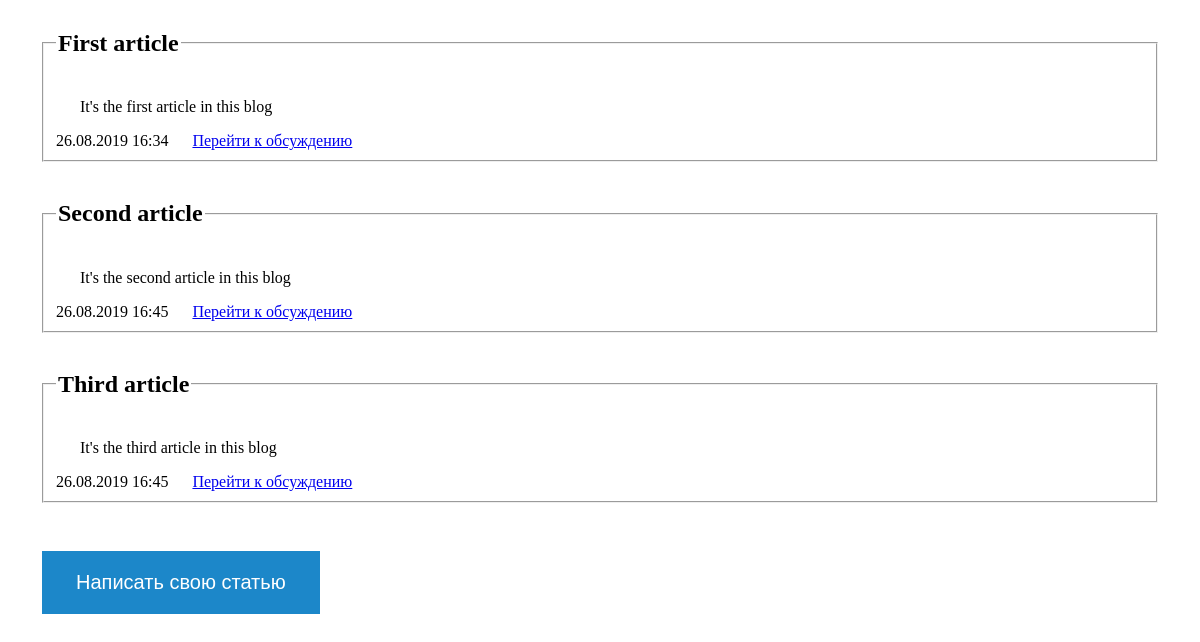
Before: / with the older database file.
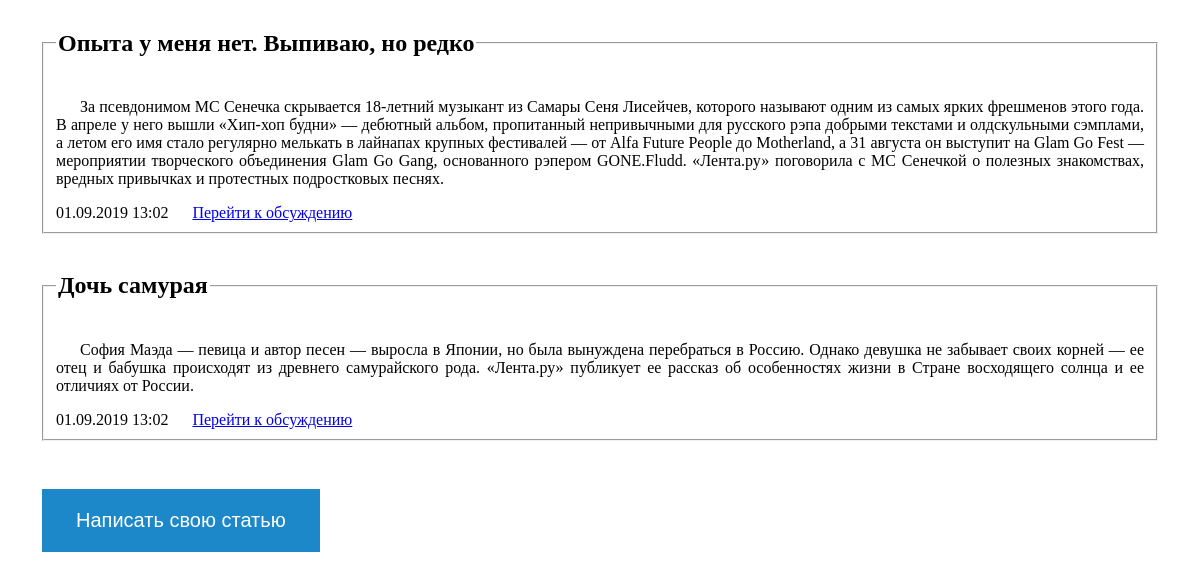
After: the same page with the newer database file.
### models.py (models this page shows)
class Article(db.Model):
	id = db.Column(db.Integer, primary_key = True, autoincrement = True)
	title = db.Column(db.String(100), unique = True, nullable = False)
	body = db.Column(db.String(3000), nullable = False)
	datetime = db.Column(db.DateTime, default = datetime.datetime.now())
	is_visible = db.Column(db.Integer, default=1, nullable=False)

### app.py (the view)
@app.route('/', methods=['GET'])
def output():
	from models import Article, Comment
	from forms import ArticleForm, CommentForm
	articles = Article.query.all()
	comments = Comment.query.all()
	return render_template('all_articles.html', articles=articles)

### templates/all_articles.html
{% extends 'base.html' %}
{% block content %}
<form>
	{% for article in articles %}
		<fieldset>
  			<legend><h2>{{article.title}}</h2></legend>
  			<p align="justify">{{article.body}}</p>
  			{{article.datetime.strftime("%d.%m.%Y %H:%M")}}
  			<a href="http://127.0.0.1:5000/article/{{article.id}}" class="card-link">Перейти к обсуждению</a>
  		</fieldset>
  		<br>
  	{% endfor %}
</form>
<button onclick="window.location.href = 'http://127.0.0.1:5000/create_article/';">Написать свою статью</button>
{% endblock %}

### templates/base.html (shortened to what this page needs)
<!doctype html>
<html lang="ru">
  <head>
  </head>
  <body>
    {% block content %}
    {% endblock %}
  </body>
</html>

### templates/base.html (style rules this page uses)
body { margin: 10px 40px; }
p { text-indent: 1.5em; text-align: justify; }
a { margin-left: 20px; }
button { background-color: #1c87c9; border: none; color: white; padding: 20px 34px; text-align: center; text-decoration: none; display: inline-block; font-size: 20px; margin: 30px 2px; cursor: pointer; }

Changed rows visible on the page:
removed Article: title "First article", body "It's the first article in this blog", datetime "26.08.2019 16:34"
removed Article: title "Second article", body "It's the second article in this blog", datetime "26.08.2019 16:45"
removed Article: title "Third article", body "It's the third article in this blog", datetime "26.08.2019 16:45"
added Article: title "Опыта у меня нет. Выпиваю, но редко", body "За псевдонимом МС Сенечка скрывается 18-летний музыкант из Самары Сеня Лисейчев, которого называют одним из самых ярких фрешменов этого года. В апреле у него вышли «Хип-хоп будни» — дебютный альбом, пропитанный непривычными для русского рэпа добрыми текстами и олдскульными сэмплами, а летом его имя стало регулярно мелькать в лайнапах крупных фестивалей — от Alfa Future People до Motherland, а 31 августа он выступит на Glam Go Fest — мероприятии творческого объединения Glam Go Gang, основанного рэпером GONE.Fludd. «Лента.ру» поговорила с МС Сенечкой о полезных знакомствах, вредных привычках и протестных подростковых песнях.", datetime "01.09.2019 13:02"
added Article: title "Дочь самурая", body "София Маэда — певица и автор песен — выросла в Японии, но была вынуждена перебраться в Россию. Однако девушка не забывает своих корней — ее отец и бабушка происходят из древнего самурайского рода. «Лента.ру» публикует ее рассказ об особенностях жизни в Стране восходящего солнца и ее отличиях от России.", datetime "01.09.2019 13:02"
